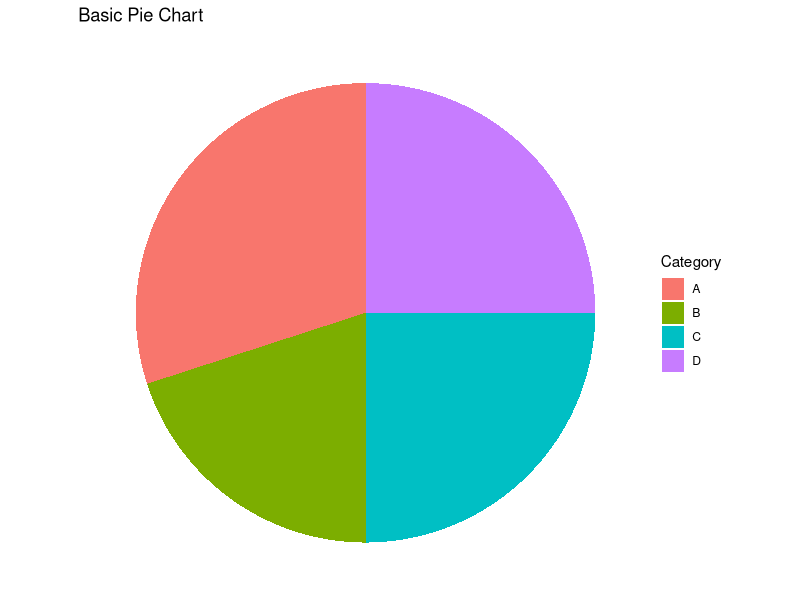
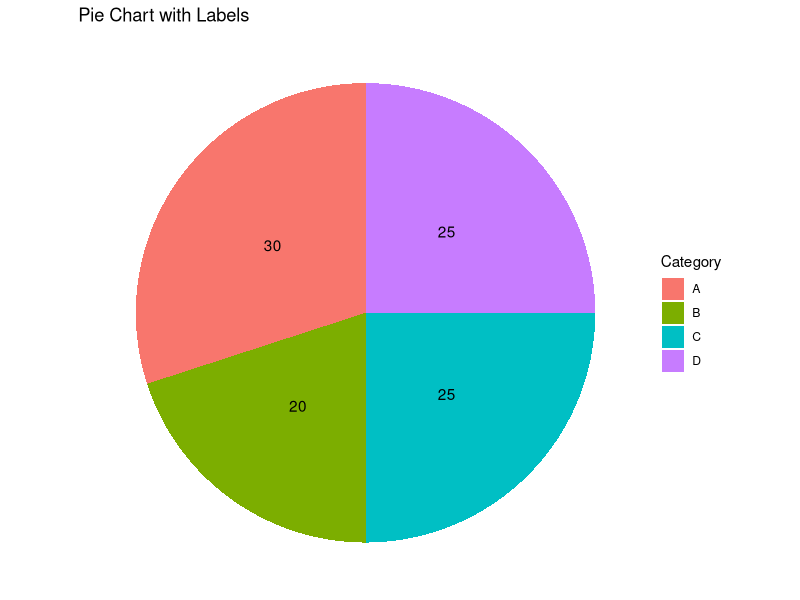
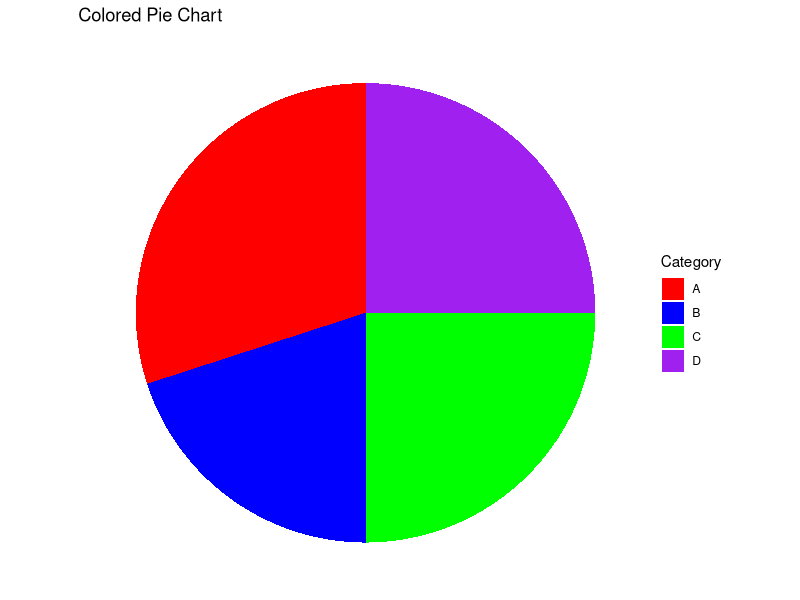
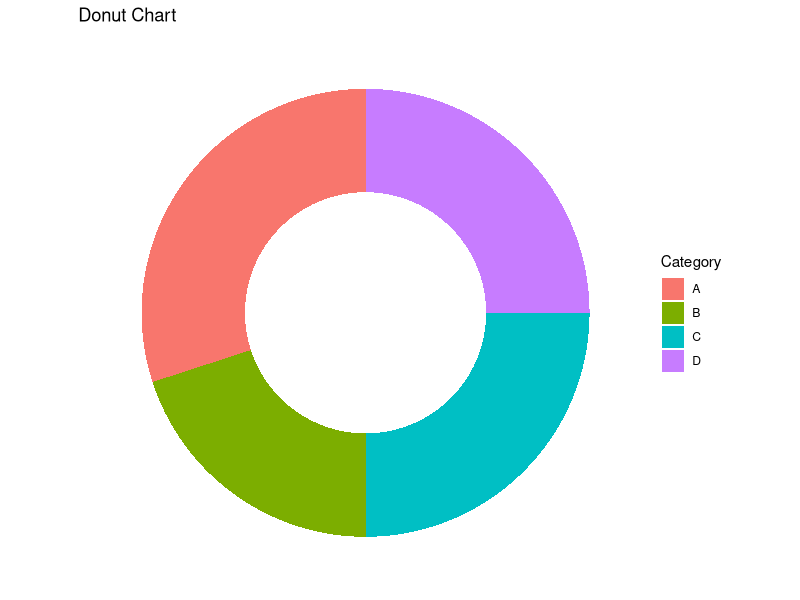
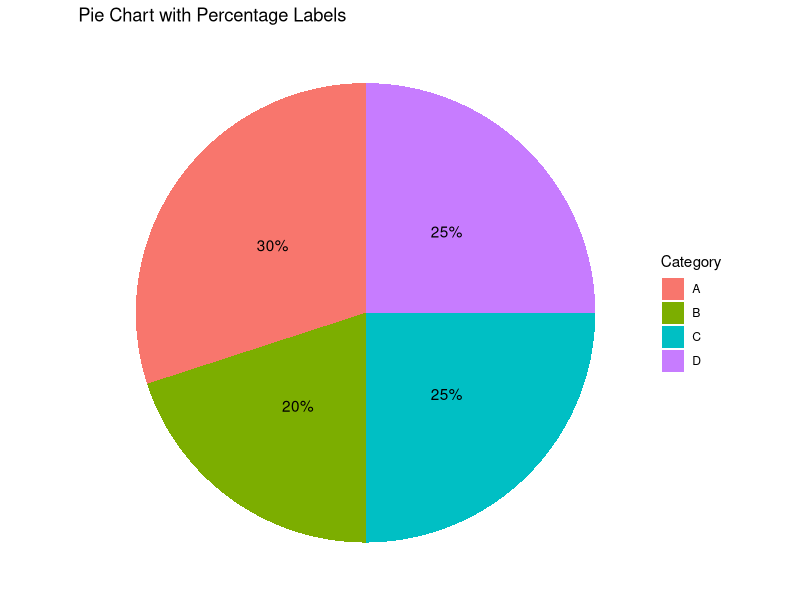

R code for these plots, in order:
## ---- chunk 1
library(tidyverse)

# Create a sample dataset
data <- data.frame(
  Category = c("A", "B", "C", "D"),
  Value = c(30, 20, 25, 25)
)

# Create a basic pie chart
ggplot(data, aes(x = "", y = Value, fill = Category)) +
  geom_bar(width = 1, stat = "identity") +
  coord_polar("y") +
  labs(title = "Basic Pie Chart") +
  theme_void()

## ---- chunk 2
# Create a pie chart with labels
ggplot(data, aes(x = "", y = Value, fill = Category)) +
  geom_bar(width = 1, stat = "identity") +
  coord_polar("y") +
  geom_text(aes(label = Value), 
            position = position_stack(vjust = 0.5)) +
  labs(title = "Pie Chart with Labels") +
  theme_void()

## ---- chunk 3
# Create a colored pie chart
ggplot(data, aes(x = "", y = Value, fill = Category)) +
  geom_bar(width = 1, stat = "identity") +
  coord_polar("y") +
  scale_fill_manual(values = c("red", "blue", "green", "purple")) +
  labs(title = "Colored Pie Chart") +
  theme_void()

## ---- chunk 4
# Create a donut chart
ggplot(data, aes(x = 2, y = Value, fill = Category)) +
  geom_bar(stat = "identity") +
  coord_polar(theta = "y") +
  xlim(0.5, 2.5) +
  labs(title = "Donut Chart") +
  theme_void() +
  theme(axis.text = element_blank(), axis.ticks = element_blank())

## ---- chunk 5
# library(plotly)
# ds <- data.frame(labels = c("A", "B", "C"), values = c(10, 40, 60))
# plot_ly(ds, labels = ~labels, values = ~values) %>%
#   add_pie(hole = 0.2) %>%
#   layout(title = "Pie Chart using Plotly")
## ---- chunk 6
# Create a pie chart with percentage labels
data$Percentage <- round(data$Value / sum(data$Value) * 100)

ggplot(data, aes(x = "", y = Value, fill = Category)) +
  geom_bar(width = 1, stat = "identity") +
  coord_polar("y") +
  geom_text(aes(label = paste0(Percentage, "%")), 
            position = position_stack(vjust = 0.5)) +
  labs(title = "Pie Chart with Percentage Labels") +
  theme_void()

